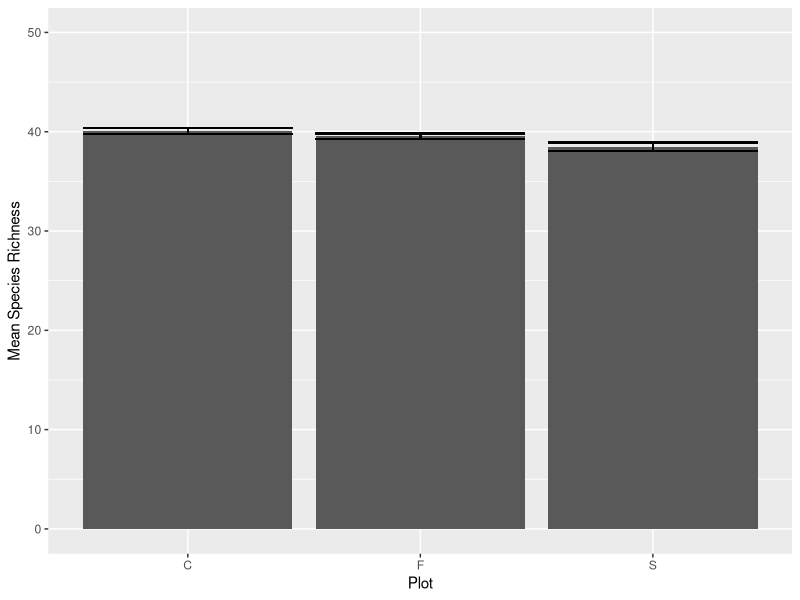
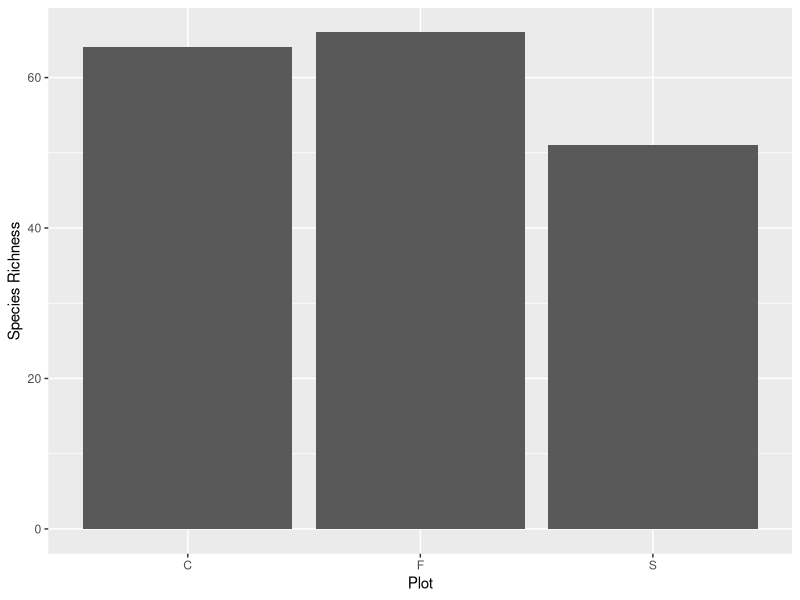
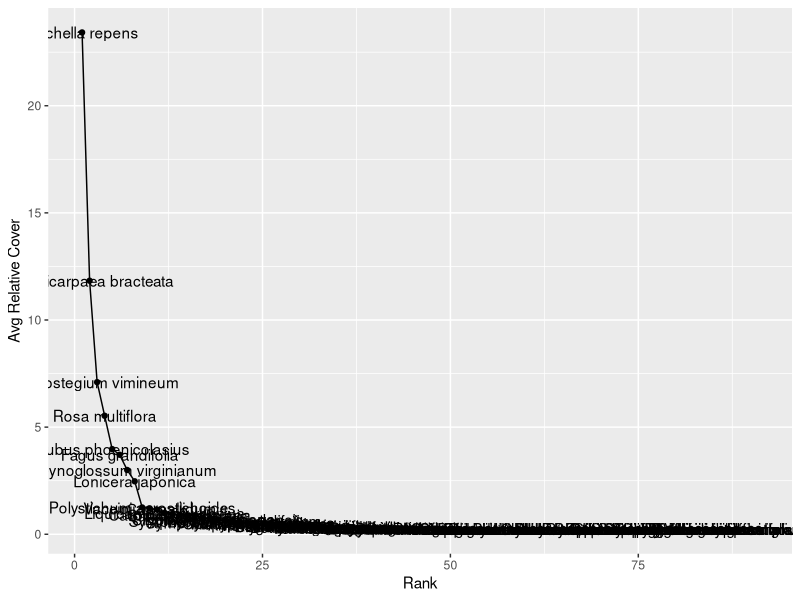

Reproduce these figures in R, in order. (Note: this script raises an error after producing the figures.)
## ---- chunk 1
knitr::opts_chunk$set(echo = TRUE)
## ---- chunk 2
library(tidyverse)

understory <- read.csv('TEMPEST_SERC_understory sppcomp_2021.csv')

theme_minimal()
## ---- chunk 3
unique(understory$species)

plants <- understory %>% 
  filter(!str_detect(species, c('infrastructure'))) %>% 
  filter(!str_detect(species, c('bare'))) %>% 
  filter(!str_detect(species, c('basal'))) %>% 
  filter(!str_detect(subplot, c('additional')))

species_list <- as.data.frame(unique(plants$species)) %>%
  rename('species'='unique(plants$species)')                              
treatments <- plants %>% 
  mutate(replicate=paste(plot, subplot, sep="")) %>% 
  mutate(plottype = ifelse(plot %in% "C", "Control", plot)) %>% 
  mutate(plottype = ifelse(plot %in% "F", "Freshwater Inundation", plottype)) %>% 
  mutate(plottype = ifelse(plot %in% "S", "Saltwater Inundation", plottype)) %>% 
  select(-c('project_name':'season')) %>% 
  select(-sampler, -notes, -species, -cover) 
## ---- chunk 4
herb_cover <- plants %>% 
  group_by(subplot) %>% 
  mutate(totalcover=sum(cover)) %>% 
  mutate(relativecover=100*(cover/totalcover)) %>% 
  ungroup()
## ---- chunk 5
sub_species_richness <- herb_cover %>%
  group_by(subplot) %>%
  mutate(subplotrichness=n_distinct(species)) %>% 
  ungroup()
             
plot_species_richness <- sub_species_richness %>%
  group_by(plot) %>%
  mutate(plotrichness=n_distinct(species)) %>% 
  ungroup()      

std.error = function(x) sd(x)/sqrt(length(x))

mean_rich_plot <- plot_species_richness %>% 
  group_by(plot) %>% 
  mutate(mean_rich = mean(subplotrichness)) %>% 
  mutate(sd_rich =std.error(subplotrichness))

species_rich <- mean_rich_plot %>% 
  group_by(plot) %>% 
  summarise(speciesrich=n_distinct(species)) %>% 
  ungroup()

ggplot(mean_rich_plot, aes(x=plot, y= as.numeric(mean_rich))) +
  geom_bar(stat="identity") +
  geom_errorbar(aes(ymin=mean_rich - sd_rich, ymax=mean_rich + sd_rich)) + ylim(0,50) + xlab('Plot') + ylab('Mean Species Richness')

ggplot(species_rich, aes(x= plot, y= speciesrich)) +
  geom_bar(stat='identity') +
  xlab("Plot") + ylab('Species Richness')

relative_cover <- plants %>% 
  group_by(species, plot) %>% 
  summarise(ave_rel_cover=mean(cover))

species_cover <- relative_cover %>% 
  group_by(species) %>% 
  summarise(ave_rel_cover = mean(ave_rel_cover))

sc_cov_ranked <- species_cover %>% 
  arrange(desc(ave_rel_cover))

sc_cov_ranked <- sc_cov_ranked %>% 
  mutate(number = 1:91)

ggplot(sc_cov_ranked, aes(x= number, y= ave_rel_cover)) +
  geom_point() +
  geom_line() +
  geom_text(aes(label = species)) +
  xlab("Rank") + 
  ylab("Avg Relative Cover")

all_species_cover <- plants %>% 
  group_by(species) %>% 
  mutate(ave_rel_cover = mean(cover)) %>% 
  mutate(stderror=std.error(cover)) %>% 
  ungroup()  

subset_species <- all_species_cover %>% 
  filter(str_detect(species, c("Berberis thunbergii", "Botrychium dissectum", "Carex sp", "Elaeagnus umbellata", "Epifagus virginiana", 
"Gallium circaezans", "Ilex opaca", "Lindera benzoin", "Lonicera japonica", "Mitchella repens", "Parthenocissus 
quinquefolia", "Polygonum virginianum", "Rhus radicans", "Rubus phoenicolasius", "Sceptridium biternatum", 
"Symphotrichium lateriflorum")))

ggplot(subset_species, aes(x= plot, y= ave_rel_cover)) +
  geom_bar(stat='identity') +
  xlab("Species") + ylab('Cover') +
  geom_errorbar(aes(ymin=ave_rel_cover - stderror, ymax=ave_rel_cover + stderror)) +
  facet_wrap(~species, scales="free")
